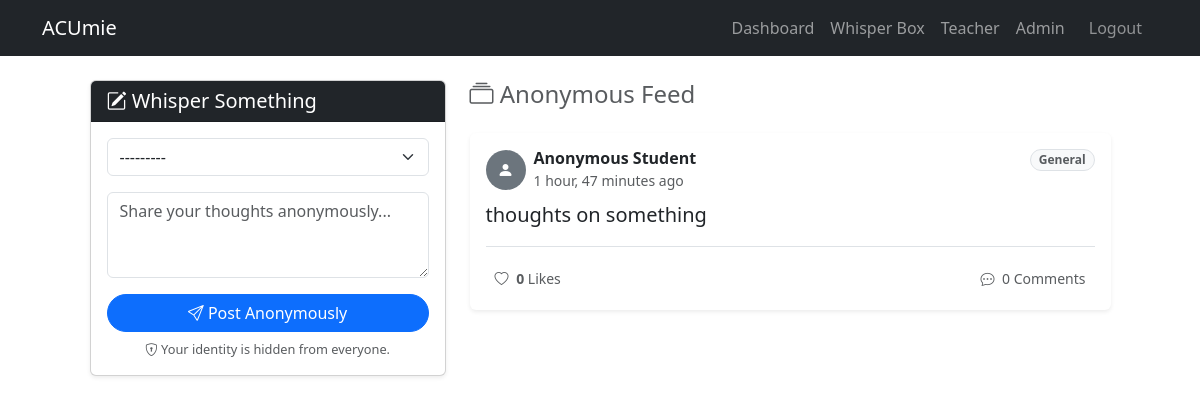
The app's page /feedback/feed/ (signed in) with its own data.
### feedback/models.py (models this page shows, shortened)
class Feedback(models.Model):
    course = models.ForeignKey(
        Course,
        on_delete=models.CASCADE,
        related_name='feedback_entries',
        null=True,
        blank=True,
        verbose_name="Related Course"
    )
    feedback_text = models.TextField(verbose_name="Feedback Content")
    created_at = models.DateTimeField(auto_now_add=True)
    likes_count = models.PositiveIntegerField(default=0)
    class Meta:
        verbose_name = "Whisper Box Feedback"
        verbose_name_plural = "Whisper Box Feedbacks"
        ordering = ['-created_at']

### feedback/views.py (the view)
# urls.py: path('feed/', views.feedback_feed_view, name='feed'),
@login_required
def feedback_feed_view(request):
    if request.method == 'POST' and 'submit_feedback' in request.POST:
        form = FeedbackForm(request.POST)
        if form.is_valid():
            form.save()
            return redirect('feedback:feed')
    else:
        form = FeedbackForm()
    feedbacks = (
        Feedback.objects
        .select_related('course')
        .prefetch_related('comments')
        .order_by('-created_at')
    )
    user_likes: Set[int] = set(
        FeedbackLike.objects.filter(user=request.user).values_list('feedback_id', flat=True)
    )
    context = {
        'form': form,
        'comment_form': CommentForm(),
        'feedbacks': feedbacks,
        'user_likes': user_likes,
        'page_title': 'Whisper Box Feed',
    }
    return render(request, 'feedback/feed.html', context)

### feedback/forms.py
class FeedbackForm(forms.ModelForm):
    class Meta:
        model = Feedback
        fields = ['course', 'feedback_text']
        widgets = {
            'feedback_text': forms.Textarea(attrs={'rows': 3, 'placeholder': 'Share your thoughts anonymously...', 'class': 'form-control'}),
            'course': forms.Select(attrs={'class': 'form-select'}),
        }

class CommentForm(forms.ModelForm):
    class Meta:
        model = FeedbackComment
        fields = ['comment_text']
        widgets = {
            'comment_text': forms.Textarea(attrs={'rows': 2, 'placeholder': 'Reply anonymously...', 'class': 'form-control'}),
        }

### courses/models.py (called while the page is built)
    def __str__(self):
        return f"{self.code} - {self.title}"

### feedback/templates/feedback/feed.html (shortened to what this page needs)
{% extends "base.html" %}
{% block content %}
<div class="container mt-4">
    <div class="row justify-content-center">
        <div class="col-md-4 mb-4">
            <div class="card shadow-sm sticky-top" style="top: 80px;">
                <div class="card-header bg-dark text-white">
                    <h5 class="mb-0"><i class="bi bi-pencil-square"></i> Whisper Something</h5>
                </div>
                <div class="card-body">
                    <form method="post">
                        <div class="mb-3">
                            {{ form.course }}
                        </div>
                        <div class="mb-3">
                            {{ form.feedback_text }}
                        </div>
                        <button type="submit" class="btn btn-primary w-100 rounded-pill">
                            <i class="bi bi-send"></i> Post Anonymously
                        </button>
                    </form>
                    <small class="text-muted d-block mt-2 text-center" style="font-size: 0.8rem;">
                        <i class="bi bi-shield-lock"></i> Your identity is hidden from everyone.
                    </small>
                </div>
            </div>
        </div>
        <div class="col-md-7">
            <h4 class="mb-4 text-muted"><i class="bi bi-collection"></i> Anonymous Feed</h4>
            {% for item in feedbacks %}
            <div class="card shadow-sm mb-3 border-0">
                <div class="card-body">
                    <div class="d-flex justify-content-between align-items-start mb-2">
                        <div class="d-flex align-items-center">
                            <div class="bg-secondary rounded-circle text-white d-flex justify-content-center align-items-center me-2" style="width: 40px; height: 40px;">
                                <i class="bi bi-person-fill"></i>
                            </div>
                            <div>
                                <h6 class="mb-0 fw-bold">Anonymous Student</h6>
                                <small class="text-muted">{{ item.created_at|timesince }} ago</small>
                            </div>
                        </div>
                        {% if item.course %}
                            <span class="badge bg-info text-dark rounded-pill">{{ item.course.code }}</span>
                        {% else %}
                            <span class="badge bg-light text-muted border rounded-pill">General</span>
                        {% endif %}
                    </div>
                    <p class="card-text fs-5 mb-3">{{ item.feedback_text }}</p>
                    <div class="d-flex justify-content-between align-items-center border-top pt-3">
                        <button class="btn btn-sm like-btn {% if item.id in user_likes %}text-danger{% else %}text-muted{% endif %}"
                                data-id="{{ item.id }}"
                                onclick="toggleLike(this)">
                            <i class="bi {% if item.id in user_likes %}bi-heart-fill{% else %}bi-heart{% endif %} me-1"></i>
                            <span class="like-count fw-bold">{{ item.likes_count }}</span> Likes
                        </button>
                        <button class="btn btn-sm text-muted" type="button" data-bs-toggle="collapse" data-bs-target="#comments-{{ item.id }}">
                            <i class="bi bi-chat-dots me-1"></i> {{ item.comments.count }} Comments
                        </button>
                    </div>
                </div>
            </div>
            {% empty %}
            <div class="text-center py-5 text-muted">
                <i class="bi bi-wind fs-1 d-block mb-3"></i>
                <h4>It's quiet in here...</h4>
                <p>Be the first to share your thoughts!</p>
            </div>
            {% endfor %}
        </div>
    </div>
</div>
{% endblock %}

### records on screen
Feedback: created_at "1 hour, 47 minutes", shows "General", feedback_text "thoughts on something", likes_count "0", comments.count "0"
